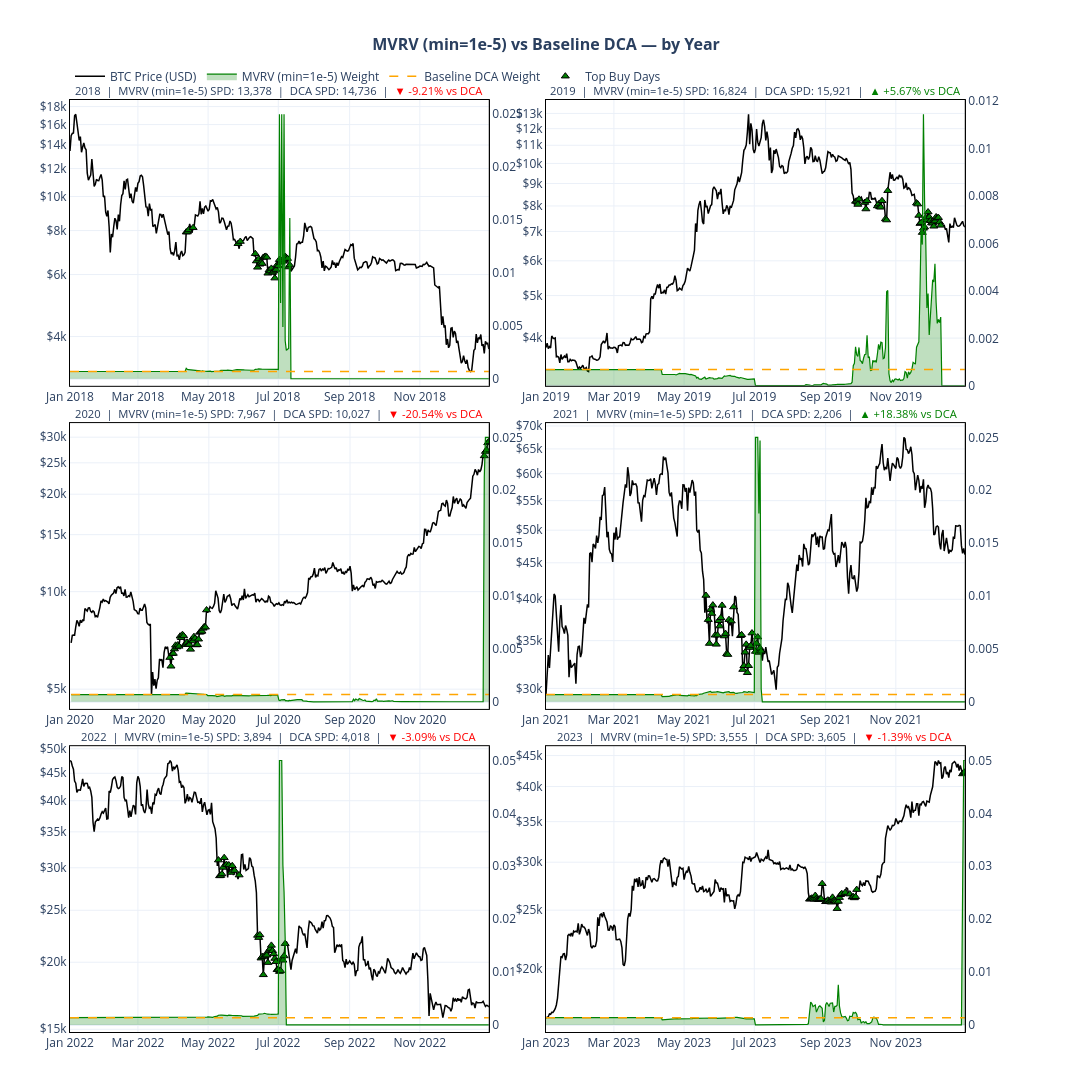

The cell this chart's notebook holds for it:
### Markdown cell above
## 1: MVRV Strategy - Default Min Weight (1e-5)
Year-by-year backtest of `MVRVStrategy` vs uniform DCA using the default minimum daily weight floor of `1e-5`.

### Code cell
cycle_results = {}

# Only iterate cycles that overlap with btc_filtered (2018-2023)
relevant_cycles = [c for c in plots.calendar_cycles if c["end"] >= "2018-01-01"]

for cycle in relevant_cycles:
    result = strategy_utils.process_cycle_year_by_year(
        cycle=cycle,
        btc_data=btc_filtered,
        runner=runner,
        dynamic_strategy=MVRVStrategy(),
        total_budget_usd=1000.0,
        top_buy_quantile=0.90
    )

    cycle_results[cycle["label"]] = result

cols = plots.StrategyColumns(
    weight="dynamic_weight",
    spd="sats_per_dollar_dynamic",
    sats_accum="sats_accum_dynamic",
)

# Combine all 4 cycles into one DataFrame
combined_plot_df = pd.concat(
    [r["plot_df"] for r in cycle_results.values()]
).sort_values("date").reset_index(drop=True)

# per year plots
year_plots = plots.plot_strategy_by_year(combined_plot_df, cols, "MVRV (min=1e-5)")
plt.show()

### Figure 1 — Plotly figure (JSON) as saved in the notebook; plotly's stock layout.template omitted (floating-point values rounded to 4 significant figures; data arrays with more than 128 entries replaced by an {"elided": "..."} marker saying what was removed)
{"data": [{"customdata": {"elided": "365x6 float values"}, "hovertemplate": "<b>Date</b>: %{x|%Y-%m-%d}<br><b>BTC Price</b>: $%{y:,.2f}<br><b>MVRV (min=1e-5) Weight</b>: %{customdata[0]:.8f}<br><b>DCA Weight</b>: %{customdata[1]:.8f}<br><b>MVRV (min=1e-5) sats/$</b>: %{customdata[2]:,.2f}<br><b>DCA sats/$</b>: %{customdata[3]:,.2f}<br><b>MVRV (min=1e-5) sats accumulated</b>: %{customdata[4]:,.2f}<br><b>DCA sats accumulated</b>: %{customdata[5]:,.2f}<extra></extra>", "line": {"color": "black", "width": 1.5}, "mode": "lines", "name": "BTC Price (USD)", "showlegend": true, "type": "scatter", "x": {"elided": "365 str values"}, "xaxis": "x", "y": {"elided": "365 float values"}, "yaxis": "y"}, {"customdata": {"elided": "365x3 float values"}, "fill": "tozeroy", "fillcolor": "rgba(0,128,0,0.25)", "hovertemplate": "<b>Date</b>: %{x|%Y-%m-%d}<br><b>MVRV (min=1e-5) Weight</b>: %{y:.8f}<br><b>BTC Price</b>: $%{customdata[0]:,.2f}<br><b>MVRV (min=1e-5) sats/$</b>: %{customdata[1]:,.2f}<br><b>MVRV (min=1e-5) sats accumulated</b>: %{customdata[2]:,.2f}<extra></extra>", "line": {"color": "green", "width": 1.2}, "mode": "lines", "name": "MVRV (min=1e-5) Weight", "showlegend": true, "type": "scatter", "x": {"elided": "365 str values"}, "xaxis": "x", "y": {"elided": "365 float values"}, "yaxis": "y2"}, {"customdata": {"elided": "365x3 float values"}, "hovertemplate": "<b>Date</b>: %{x|%Y-%m-%d}<br><b>DCA Weight</b>: %{y:.8f}<br><b>BTC Price</b>: $%{customdata[0]:,.2f}<br><b>DCA sats/$</b>: %{customdata[1]:,.2f}<br><b>DCA sats accumulated</b>: %{customdata[2]:,.2f}<extra></extra>", "line": {"color": "orange", "dash": "dash", "width": 1.5}, "mode": "lines", "name": "Baseline DCA Weight", "showlegend": true, "type": "scatter", "x": {"elided": "365 str values"}, "xaxis": "x", "y": {"elided": "365 float values"}, "yaxis": "y2"}, {"customdata": [[0.0009837], [0.000877], [0.0008725], [0.0008624], [0.0008656], [0.0008831], [0.0008916], [0.0008761], [0.0009072], [0.0009326], [0.0008914], [0.0009126], [0.0009013], [0.0009034], [0.0008726], [0.0008673], [0.0008628], [0.0008641], [0.0009335], [0.0009163], [0.0009175], [0.0009029], [0.0009182], [0.0009091], [0.0009364], [0.0008961], [0.0008725], [0.025], [0.007164], [0.025], [0.004904], [0.025], [0.003596], [0.002681], [0.002791], [0.002865], [0.01521]], "hovertemplate": "<b>Top Buy Date</b>: %{x|%Y-%m-%d}<br><b>BTC Price</b>: $%{y:,.2f}<br><b>MVRV (min=1e-5) Weight</b>: %{customdata[0]:.8f}<extra></extra>", "marker": {"color": "green", "line": {"color": "black", "width": 1}, "size": 7, "symbol": "triangle-up"}, "mode": "markers", "name": "Top Buy Days", "showlegend": true, "type": "scatter", "x": ["2018-04-12T00:00:00.000000", "2018-04-13T00:00:00.000000", "2018-04-14T00:00:00.000000", "2018-04-18T00:00:00.000000", "2018-05-27T00:00:00.000000", "2018-05-29T00:00:00.000000", "2018-06-11T00:00:00.000000", "2018-06-12T00:00:00.000000", "2018-06-13T00:00:00.000000", "2018-06-14T00:00:00.000000", "2018-06-15T00:00:00.000000", "2018-06-16T00:00:00.000000", "2018-06-17T00:00:00.000000", "2018-06-18T00:00:00.000000", "2018-06-19T00:00:00.000000", "2018-06-20T00:00:00.000000", "2018-06-21T00:00:00.000000", "2018-06-22T00:00:00.000000", "2018-06-23T00:00:00.000000", "2018-06-24T00:00:00.000000", "2018-06-25T00:00:00.000000", "2018-06-26T00:00:00.000000", "2018-06-27T00:00:00.000000", "2018-06-28T00:00:00.000000", "2018-06-29T00:00:00.000000", "2018-06-30T00:00:00.000000", "2018-07-01T00:00:00.000000", "2018-07-02T00:00:00.000000", "2018-07-03T00:00:00.000000", "2018-07-04T00:00:00.000000", "2018-07-05T00:00:00.000000", "2018-07-06T00:00:00.000000", "2018-07-07T00:00:00.000000", "2018-07-08T00:00:00.000000", "2018-07-09T00:00:00.000000", "2018-07-10T00:00:00.000000", "2018-07-11T00:00:00.000000"], "xaxis": "x", "y": [7920.0, 7925.0, 8031.0, 8151.0, 7342.0, 7448.0, 6876.0, 6555.0, 6291.0, 6644.0, 6418.0, 6494.0, 6447.0, 6710.0, 6736.0, 6756.0, 6720.0, 6052.0, 6178.0, 6140.0, 6246.0, 6080.0, 6135.0, 5862.0, 6200.0, 6394.0, 6349.0, 6615.0, 6498.0, 6577.0, 6542.0, 6601.0, 6753.0, 6702.0, 6661.0, 6303.0, 6387.0], "yaxis": "y"}, {"customdata": {"elided": "365x6 float values"}, "hovertemplate": "<b>Date</b>: %{x|%Y-%m-%d}<br><b>BTC Price</b>: $%{y:,.2f}<br><b>MVRV (min=1e-5) Weight</b>: %{customdata[0]:.8f}<br><b>DCA Weight</b>: %{customdata[1]:.8f}<br><b>MVRV (min=1e-5) sats/$</b>: %{customdata[2]:,.2f}<br><b>DCA sats/$</b>: %{customdata[3]:,.2f}<br><b>MVRV (min=1e-5) sats accumulated</b>: %{customdata[4]:,.2f}<br><b>DCA sats accumulated</b>: %{customdata[5]:,.2f}<extra></extra>", "line": {"color": "black", "width": 1.5}, "mode": "lines", "name": "BTC Price (USD)", "showlegend": false, "type": "scatter", "x": {"elided": "365 str values"}, "xaxis": "x2", "y": {"elided": "365 float values"}, "yaxis": "y3"}, {"customdata": {"elided": "365x3 float values"}, "fill": "tozeroy", "fillcolor": "rgba(0,128,0,0.25)", "hovertemplate": "<b>Date</b>: %{x|%Y-%m-%d}<br><b>MVRV (min=1e-5) Weight</b>: %{y:.8f}<br><b>BTC Price</b>: $%{customdata[0]:,.2f}<br><b>MVRV (min=1e-5) sats/$</b>: %{customdata[1]:,.2f}<br><b>MVRV (min=1e-5) sats accumulated</b>: %{customdata[2]:,.2f}<extra></extra>", "line": {"color": "green", "width": 1.2}, "mode": "lines", "name": "MVRV (min=1e-5) Weight", "showlegend": false, "type": "scatter", "x": {"elided": "365 str values"}, "xaxis": "x2", "y": {"elided": "365 float values"}, "yaxis": "y4"}, {"customdata": {"elided": "365x3 float values"}, "hovertemplate": "<b>Date</b>: %{x|%Y-%m-%d}<br><b>DCA Weight</b>: %{y:.8f}<br><b>BTC Price</b>: $%{customdata[0]:,.2f}<br><b>DCA sats/$</b>: %{customdata[1]:,.2f}<br><b>DCA sats accumulated</b>: %{customdata[2]:,.2f}<extra></extra>", "line": {"color": "orange", "dash": "dash", "width": 1.5}, "mode": "lines", "name": "Baseline DCA Weight", "showlegend": false, "type": "scatter", "x": {"elided": "365 str values"}, "xaxis": "x2", "y": {"elided": "365 float values"}, "yaxis": "y4"}, {"customdata": [[0.001641], [0.001303], [0.001238], [0.001617], [0.001319], [0.001329], [0.00213], [0.001346], [0.00175], [0.001524], [0.001844], [0.00182], [0.001615], [0.00396], [0.004016], [0.001627], [0.001754], [0.001856], [0.004024], [0.006645], [0.00595], [0.01144], [0.007764], [0.006139], [0.00328], [0.003883], [0.002142], [0.00302], [0.003864], [0.004464], [0.004377], [0.005142], [0.003524], [0.002629], [0.002794], [0.002667], [0.002897]], "hovertemplate": "<b>Top Buy Date</b>: %{x|%Y-%m-%d}<br><b>BTC Price</b>: $%{y:,.2f}<br><b>MVRV (min=1e-5) Weight</b>: %{customdata[0]:.8f}<extra></extra>", "marker": {"color": "green", "line": {"color": "black", "width": 1}, "size": 7, "symbol": "triangle-up"}, "mode": "markers", "name": "Top Buy Days", "showlegend": false, "type": "scatter", "x": ["2019-09-27T00:00:00.000000", "2019-09-28T00:00:00.000000", "2019-09-29T00:00:00.000000", "2019-09-30T00:00:00.000000", "2019-10-05T00:00:00.000000", "2019-10-06T00:00:00.000000", "2019-10-07T00:00:00.000000", "2019-10-16T00:00:00.000000", "2019-10-17T00:00:00.000000", "2019-10-18T00:00:00.000000", "2019-10-19T00:00:00.000000", "2019-10-20T00:00:00.000000", "2019-10-23T00:00:00.000000", "2019-10-24T00:00:00.000000", "2019-10-25T00:00:00.000000", "2019-11-19T00:00:00.000000", "2019-11-20T00:00:00.000000", "2019-11-21T00:00:00.000000", "2019-11-22T00:00:00.000000", "2019-11-23T00:00:00.000000", "2019-11-24T00:00:00.000000", "2019-11-25T00:00:00.000000", "2019-11-26T00:00:00.000000", "2019-11-27T00:00:00.000000", "2019-11-28T00:00:00.000000", "2019-11-29T00:00:00.000000", "2019-11-30T00:00:00.000000", "2019-12-01T00:00:00.000000", "2019-12-02T00:00:00.000000", "2019-12-03T00:00:00.000000", "2019-12-04T00:00:00.000000", "2019-12-05T00:00:00.000000", "2019-12-06T00:00:00.000000", "2019-12-07T00:00:00.000000", "2019-12-08T00:00:00.000000", "2019-12-09T00:00:00.000000", "2019-12-10T00:00:00.000000"], "xaxis": "x2", "y": [8195.0, 8203.0, 8063.0, 8287.0, 8147.0, 7874.0, 8219.0, 8000.0, 8082.0, 7959.0, 7949.0, 8222.0, 7475.0, 7431.0, 8668.0, 8124.0, 8079.0, 7611.0, 7294.0, 7329.0, 6959.0, 7115.0, 7162.0, 7524.0, 7439.0, 7751.0, 7548.0, 7403.0, 7317.0, 7308.0, 7192.0, 7388.0, 7551.0, 7507.0, 7524.0, 7349.0, 7227.0], "yaxis": "y3"}, {"customdata": {"elided": "365x6 float values"}, "hovertemplate": "<b>Date</b>: %{x|%Y-%m-%d}<br><b>BTC Price</b>: $%{y:,.2f}<br><b>MVRV (min=1e-5) Weight</b>: %{customdata[0]:.8f}<br><b>DCA Weight</b>: %{customdata[1]:.8f}<br><b>MVRV (min=1e-5) sats/$</b>: %{customdata[2]:,.2f}<br><b>DCA sats/$</b>: %{customdata[3]:,.2f}<br><b>MVRV (min=1e-5) sats accumulated</b>: %{customdata[4]:,.2f}<br><b>DCA sats accumulated</b>: %{customdata[5]:,.2f}<extra></extra>", "line": {"color": "black", "width": 1.5}, "mode": "lines", "name": "BTC Price (USD)", "showlegend": false, "type": "scatter", "x": {"elided": "365 str values"}, "xaxis": "x3", "y": {"elided": "365 float values"}, "yaxis": "y5"}, {"customdata": {"elided": "365x3 float values"}, "fill": "tozeroy", "fillcolor": "rgba(0,128,0,0.25)", "hovertemplate": "<b>Date</b>: %{x|%Y-%m-%d}<br><b>MVRV (min=1e-5) Weight</b>: %{y:.8f}<br><b>BTC Price</b>: $%{customdata[0]:,.2f}<br><b>MVRV (min=1e-5) sats/$</b>: %{customdata[1]:,.2f}<br><b>MVRV (min=1e-5) sats accumulated</b>: %{customdata[2]:,.2f}<extra></extra>", "line": {"color": "green", "width": 1.2}, "mode": "lines", "name": "MVRV (min=1e-5) Weight", "showlegend": false, "type": "scatter", "x": {"elided": "365 str values"}, "xaxis": "x3", "y": {"elided": "365 float values"}, "yaxis": "y6"}, {"customdata": {"elided": "365x3 float values"}, "hovertemplate": "<b>Date</b>: %{x|%Y-%m-%d}<br><b>DCA Weight</b>: %{y:.8f}<br><b>BTC Price</b>: $%{customdata[0]:,.2f}<br><b>DCA sats/$</b>: %{customdata[1]:,.2f}<br><b>DCA sats accumulated</b>: %{customdata[2]:,.2f}<extra></extra>", "line": {"color": "orange", "dash": "dash", "width": 1.5}, "mode": "lines", "name": "Baseline DCA Weight", "showlegend": false, "type": "scatter", "x": {"elided": "365 str values"}, "xaxis": "x3", "y": {"elided": "365 float values"}, "yaxis": "y6"}, {"customdata": [[0.0006849], [0.0006849], [0.0006849], [0.0006849], [0.0006849], [0.0006849], [0.0006849], [0.0006849], [0.0006849], [0.0006849], [0.0006849], [0.0006849], [0.0006849], [0.0006849], [0.0008258], [0.0008207], [0.0008073], [0.0008174], [0.0008145], [0.0008392], [0.0007807], [0.0007874], [0.0007601], [0.0007682], [0.0008042], [0.0008006], [0.000767], [0.0007262], [0.0007228], [0.0007188], [0.0007007], [0.0006918], [0.0006937], [0.02125], [0.025], [0.025], [0.025], [0.025]], "hovertemplate": "<b>Top Buy Date</b>: %{x|%Y-%m-%d}<br><b>BTC Price</b>: $%{y:,.2f}<br><b>MVRV (min=1e-5) Weight</b>: %{customdata[0]:.8f}<extra></extra>", "marker": {"color": "green", "line": {"color": "black", "width": 1}, "size": 7, "symbol": "triangle-up"}, "mode": "markers", "name": "Top Buy Days", "showlegend": false, "type": "scatter", "x": ["2020-03-28T00:00:00.000000", "2020-03-29T00:00:00.000000", "2020-03-30T00:00:00.000000", "2020-03-31T00:00:00.000000", "2020-04-01T00:00:00.000000", "2020-04-02T00:00:00.000000", "2020-04-03T00:00:00.000000", "2020-04-04T00:00:00.000000", "2020-04-05T00:00:00.000000", "2020-04-06T00:00:00.000000", "2020-04-07T00:00:00.000000", "2020-04-08T00:00:00.000000", "2020-04-09T00:00:00.000000", "2020-04-10T00:00:00.000000", "2020-04-11T00:00:00.000000", "2020-04-12T00:00:00.000000", "2020-04-13T00:00:00.000000", "2020-04-14T00:00:00.000000", "2020-04-15T00:00:00.000000", "2020-04-16T00:00:00.000000", "2020-04-17T00:00:00.000000", "2020-04-18T00:00:00.000000", "2020-04-19T00:00:00.000000", "2020-04-20T00:00:00.000000", "2020-04-21T00:00:00.000000", "2020-04-22T00:00:00.000000", "2020-04-23T00:00:00.000000", "2020-04-24T00:00:00.000000", "2020-04-25T00:00:00.000000", "2020-04-26T00:00:00.000000", "2020-04-27T00:00:00.000000", "2020-04-28T00:00:00.000000", "2020-04-29T00:00:00.000000", "2020-12-27T00:00:00.000000", "2020-12-28T00:00:00.000000", "2020-12-29T00:00:00.000000", "2020-12-30T00:00:00.000000", "2020-12-31T00:00:00.000000"], "xaxis": "x3", "y": [6259.0, 5885.0, 6432.0, 6445.0, 6652.0, 6830.0, 6745.0, 6846.0, 6778.0, 7286.0, 7207.0, 7366.0, 7304.0, 6863.0, 6882.0, 6974.0, 6865.0, 6867.0, 6635.0, 7113.0, 7037.0, 7262.0, 7176.0, 6846.0, 6857.0, 7133.0, 7489.0, 7512.0, 7543.0, 7706.0, 7788.0, 7767.0, 8779.0, 26250.0, 27090.0, 27380.0, 28810.0, 29040.0], "yaxis": "y5"}, {"customdata": {"elided": "365x6 float values"}, "hovertemplate": "<b>Date</b>: %{x|%Y-%m-%d}<br><b>BTC Price</b>: $%{y:,.2f}<br><b>MVRV (min=1e-5) Weight</b>: %{customdata[0]:.8f}<br><b>DCA Weight</b>: %{customdata[1]:.8f}<br><b>MVRV (min=1e-5) sats/$</b>: %{customdata[2]:,.2f}<br><b>DCA sats/$</b>: %{customdata[3]:,.2f}<br><b>MVRV (min=1e-5) sats accumulated</b>: %{customdata[4]:,.2f}<br><b>DCA sats accumulated</b>: %{customdata[5]:,.2f}<extra></extra>", "line": {"color": "black", "width": 1.5}, "mode": "lines", "name": "BTC Price (USD)", "showlegend": false, "type": "scatter", "x": {"elided": "365 str values"}, "xaxis": "x4", "y": {"elided": "365 float values"}, "yaxis": "y7"}, {"customdata": {"elided": "365x3 float values"}, "fill": "tozeroy", "fillcolor": "rgba(0,128,0,0.25)", "hovertemplate": "<b>Date</b>: %{x|%Y-%m-%d}<br><b>MVRV (min=1e-5) Weight</b>: %{y:.8f}<br><b>BTC Price</b>: $%{customdata[0]:,.2f}<br><b>MVRV (min=1e-5) sats/$</b>: %{customdata[1]:,.2f}<br><b>MVRV (min=1e-5) sats accumulated</b>: %{customdata[2]:,.2f}<extra></extra>", "line": {"color": "green", "width": 1.2}, "mode": "lines", "name": "MVRV (min=1e-5) Weight", "showlegend": false, "type": "scatter", "x": {"elided": "365 str values"}, "xaxis": "x4", "y": {"elided": "365 float values"}, "yaxis": "y8"}, {"customdata": {"elided": "365x3 float values"}, "hovertemplate": "<b>Date</b>: %{x|%Y-%m-%d}<br><b>DCA Weight</b>: %{y:.8f}<br><b>BTC Price</b>: $%{customdata[0]:,.2f}<br><b>DCA sats/$</b>: %{customdata[1]:,.2f}<br><b>DCA sats accumulated</b>: %{customdata[2]:,.2f}<extra></extra>", "line": {"color": "orange", "dash": "dash", "width": 1.5}, "mode": "lines", "name": "Baseline DCA Weight", "showlegend": false, "type": "scatter", "x": {"elided": "365 str values"}, "xaxis": "x4", "y": {"elided": "365 float values"}, "yaxis": "y8"}, {"customdata": [[0.0009206], [0.0009424], [0.0009288], [0.0009866], [0.0008946], [0.0009017], [0.0008862], [0.000949], [0.0009681], [0.0009408], [0.0009005], [0.0009111], [0.0008868], [0.0008992], [0.000925], [0.0009156], [0.0009627], [0.0009605], [0.0008816], [0.0009036], [0.0008925], [0.0008881], [0.0008833], [0.0009646], [0.0009522], [0.0009165], [0.0008945], [0.0009594], [0.0009396], [0.0008931], [0.0008856], [0.025], [0.025], [0.025], [0.01779], [0.02471], [0.001215]], "hovertemplate": "<b>Top Buy Date</b>: %{x|%Y-%m-%d}<br><b>BTC Price</b>: $%{y:,.2f}<br><b>MVRV (min=1e-5) Weight</b>: %{customdata[0]:.8f}<extra></extra>", "marker": {"color": "green", "line": {"color": "black", "width": 1}, "size": 7, "symbol": "triangle-up"}, "mode": "markers", "name": "Top Buy Days", "showlegend": false, "type": "scatter", "x": ["2021-05-20T00:00:00.000000", "2021-05-22T00:00:00.000000", "2021-05-23T00:00:00.000000", "2021-05-24T00:00:00.000000", "2021-05-25T00:00:00.000000", "2021-05-26T00:00:00.000000", "2021-05-28T00:00:00.000000", "2021-05-29T00:00:00.000000", "2021-05-30T00:00:00.000000", "2021-05-31T00:00:00.000000", "2021-06-01T00:00:00.000000", "2021-06-02T00:00:00.000000", "2021-06-03T00:00:00.000000", "2021-06-05T00:00:00.000000", "2021-06-06T00:00:00.000000", "2021-06-07T00:00:00.000000", "2021-06-08T00:00:00.000000", "2021-06-09T00:00:00.000000", "2021-06-11T00:00:00.000000", "2021-06-13T00:00:00.000000", "2021-06-19T00:00:00.000000", "2021-06-20T00:00:00.000000", "2021-06-21T00:00:00.000000", "2021-06-22T00:00:00.000000", "2021-06-23T00:00:00.000000", "2021-06-24T00:00:00.000000", "2021-06-25T00:00:00.000000", "2021-06-26T00:00:00.000000", "2021-06-27T00:00:00.000000", "2021-06-28T00:00:00.000000", "2021-06-29T00:00:00.000000", "2021-07-02T00:00:00.000000", "2021-07-03T00:00:00.000000", "2021-07-04T00:00:00.000000", "2021-07-05T00:00:00.000000", "2021-07-06T00:00:00.000000", "2021-07-07T00:00:00.000000"], "xaxis": "x4", "y": [40500.0, 37460.0, 34680.0, 38680.0, 38200.0, 39260.0, 35610.0, 34590.0, 35630.0, 37320.0, 36680.0, 37680.0, 39210.0, 35530.0, 35800.0, 33540.0, 33460.0, 37450.0, 37280.0, 39020.0, 35560.0, 35660.0, 31880.0, 32270.0, 33710.0, 34580.0, 31560.0, 32280.0, 34220.0, 34450.0, 35870.0, 33790.0, 34680.0, 35410.0, 33690.0, 34150.0, 33830.0], "yaxis": "y7"}, {"customdata": {"elided": "365x6 float values"}, "hovertemplate": "<b>Date</b>: %{x|%Y-%m-%d}<br><b>BTC Price</b>: $%{y:,.2f}<br><b>MVRV (min=1e-5) Weight</b>: %{customdata[0]:.8f}<br><b>DCA Weight</b>: %{customdata[1]:.8f}<br><b>MVRV (min=1e-5) sats/$</b>: %{customdata[2]:,.2f}<br><b>DCA sats/$</b>: %{customdata[3]:,.2f}<br><b>MVRV (min=1e-5) sats accumulated</b>: %{customdata[4]:,.2f}<br><b>DCA sats accumulated</b>: %{customdata[5]:,.2f}<extra></extra>", "line": {"color": "black", "width": 1.5}, "mode": "lines", "name": "BTC Price (USD)", "showlegend": false, "type": "scatter", "x": {"elided": "365 str values"}, "xaxis": "x5", "y": {"elided": "365 float values"}, "yaxis": "y9"}, {"customdata": {"elided": "365x3 float values"}, "fill": "tozeroy", "fillcolor": "rgba(0,128,0,0.25)", "hovertemplate": "<b>Date</b>: %{x|%Y-%m-%d}<br><b>MVRV (min=1e-5) Weight</b>: %{y:.8f}<br><b>BTC Price</b>: $%{customdata[0]:,.2f}<br><b>MVRV (min=1e-5) sats/$</b>: %{customdata[1]:,.2f}<br><b>MVRV (min=1e-5) sats accumulated</b>: %{customdata[2]:,.2f}<extra></extra>", "line": {"color": "green", "width": 1.2}, "mode": "lines", "name": "MVRV (min=1e-5) Weight", "showlegend": false, "type": "scatter", "x": {"elided": "365 str values"}, "xaxis": "x5", "y": {"elided": "365 float values"}, "yaxis": "y10"}, {"customdata": {"elided": "365x3 float values"}, "hovertemplate": "<b>Date</b>: %{x|%Y-%m-%d}<br><b>DCA Weight</b>: %{y:.8f}<br><b>BTC Price</b>: $%{customdata[0]:,.2f}<br><b>DCA sats/$</b>: %{customdata[1]:,.2f}<br><b>DCA sats accumulated</b>: %{customdata[2]:,.2f}<extra></extra>", "line": {"color": "orange", "dash": "dash", "width": 1.5}, "mode": "lines", "name": "Baseline DCA Weight", "showlegend": false, "type": "scatter", "x": {"elided": "365 str values"}, "xaxis": "x5", "y": {"elided": "365 float values"}, "yaxis": "y10"}, {"customdata": [[0.001836], [0.00179], [0.001885], [0.001875], [0.001856], [0.001807], [0.001803], [0.001844], [0.001809], [0.001791], [0.001796], [0.001796], [0.001802], [0.002039], [0.002042], [0.002018], [0.002134], [0.002115], [0.002203], [0.002091], [0.002074], [0.002066], [0.002097], [0.002021], [0.002005], [0.00198], [0.002], [0.002008], [0.002023], [0.002031], [0.002066], [0.05], [0.05], [0.05], [0.03025], [0.02522], [0.01623]], "hovertemplate": "<b>Top Buy Date</b>: %{x|%Y-%m-%d}<br><b>BTC Price</b>: $%{y:,.2f}<br><b>MVRV (min=1e-5) Weight</b>: %{customdata[0]:.8f}<extra></extra>", "marker": {"color": "green", "line": {"color": "black", "width": 1}, "size": 7, "symbol": "triangle-up"}, "mode": "markers", "name": "Top Buy Days", "showlegend": false, "type": "scatter", "x": ["2022-05-10T00:00:00.000000", "2022-05-11T00:00:00.000000", "2022-05-12T00:00:00.000000", "2022-05-13T00:00:00.000000", "2022-05-14T00:00:00.000000", "2022-05-15T00:00:00.000000", "2022-05-17T00:00:00.000000", "2022-05-19T00:00:00.000000", "2022-05-21T00:00:00.000000", "2022-05-22T00:00:00.000000", "2022-05-24T00:00:00.000000", "2022-05-28T00:00:00.000000", "2022-06-13T00:00:00.000000", "2022-06-14T00:00:00.000000", "2022-06-15T00:00:00.000000", "2022-06-16T00:00:00.000000", "2022-06-17T00:00:00.000000", "2022-06-18T00:00:00.000000", "2022-06-19T00:00:00.000000", "2022-06-20T00:00:00.000000", "2022-06-21T00:00:00.000000", "2022-06-22T00:00:00.000000", "2022-06-23T00:00:00.000000", "2022-06-24T00:00:00.000000", "2022-06-25T00:00:00.000000", "2022-06-26T00:00:00.000000", "2022-06-27T00:00:00.000000", "2022-06-28T00:00:00.000000", "2022-06-29T00:00:00.000000", "2022-06-30T00:00:00.000000", "2022-07-01T00:00:00.000000", "2022-07-02T00:00:00.000000", "2022-07-03T00:00:00.000000", "2022-07-04T00:00:00.000000", "2022-07-05T00:00:00.000000", "2022-07-06T00:00:00.000000", "2022-07-07T00:00:00.000000"], "xaxis": "x5", "y": [31010.0, 28970.0, 29010.0, 29210.0, 30040.0, 31320.0, 30410.0, 30360.0, 29400.0, 30260.0, 29650.0, 29070.0, 22440.0, 22230.0, 22490.0, 20360.0, 20490.0, 18950.0, 20530.0, 20640.0, 20620.0, 19970.0, 21070.0, 21210.0, 21500.0, 21010.0, 20730.0, 20330.0, 20050.0, 19370.0, 19390.0, 19210.0, 19290.0, 20250.0, 20170.0, 20550.0, 21660.0], "yaxis": "y9"}, {"customdata": {"elided": "365x6 float values"}, "hovertemplate": "<b>Date</b>: %{x|%Y-%m-%d}<br><b>BTC Price</b>: $%{y:,.2f}<br><b>MVRV (min=1e-5) Weight</b>: %{customdata[0]:.8f}<br><b>DCA Weight</b>: %{customdata[1]:.8f}<br><b>MVRV (min=1e-5) sats/$</b>: %{customdata[2]:,.2f}<br><b>DCA sats/$</b>: %{customdata[3]:,.2f}<br><b>MVRV (min=1e-5) sats accumulated</b>: %{customdata[4]:,.2f}<br><b>DCA sats accumulated</b>: %{customdata[5]:,.2f}<extra></extra>", "line": {"color": "black", "width": 1.5}, "mode": "lines", "name": "BTC Price (USD)", "showlegend": false, "type": "scatter", "x": {"elided": "365 str values"}, "xaxis": "x6", "y": {"elided": "365 float values"}, "yaxis": "y11"}, {"customdata": {"elided": "365x3 float values"}, "fill": "tozeroy", "fillcolor": "rgba(0,128,0,0.25)", "hovertemplate": "<b>Date</b>: %{x|%Y-%m-%d}<br><b>MVRV (min=1e-5) Weight</b>: %{y:.8f}<br><b>BTC Price</b>: $%{customdata[0]:,.2f}<br><b>MVRV (min=1e-5) sats/$</b>: %{customdata[1]:,.2f}<br><b>MVRV (min=1e-5) sats accumulated</b>: %{customdata[2]:,.2f}<extra></extra>", "line": {"color": "green", "width": 1.2}, "mode": "lines", "name": "MVRV (min=1e-5) Weight", "showlegend": false, "type": "scatter", "x": {"elided": "365 str values"}, "xaxis": "x6", "y": {"elided": "365 float values"}, "yaxis": "y12"}, {"customdata": {"elided": "365x3 float values"}, "hovertemplate": "<b>Date</b>: %{x|%Y-%m-%d}<br><b>DCA Weight</b>: %{y:.8f}<br><b>BTC Price</b>: $%{customdata[0]:,.2f}<br><b>DCA sats/$</b>: %{customdata[1]:,.2f}<br><b>DCA sats accumulated</b>: %{customdata[2]:,.2f}<extra></extra>", "line": {"color": "orange", "dash": "dash", "width": 1.5}, "mode": "lines", "name": "Baseline DCA Weight", "showlegend": false, "type": "scatter", "x": {"elided": "365 str values"}, "xaxis": "x6", "y": {"elided": "365 float values"}, "yaxis": "y12"}, {"customdata": [[0.002221], [0.004326], [0.004033], [0.003475], [0.00361], [0.00376], [0.002424], [0.003133], [0.003464], [0.003605], [0.003272], [0.003155], [0.003793], [0.004252], [0.003928], [0.003482], [0.004116], [0.004124], [0.004172], [0.002443], [0.003507], [0.003522], [0.003736], [0.007615], [0.003568], [0.002266], [0.001619], [0.001619], [0.001636], [0.001608], [0.002359], [0.002231], [0.00238], [0.002011], [0.02474], [0.05], [0.05]], "hovertemplate": "<b>Top Buy Date</b>: %{x|%Y-%m-%d}<br><b>BTC Price</b>: $%{y:,.2f}<br><b>MVRV (min=1e-5) Weight</b>: %{customdata[0]:.8f}<extra></extra>", "marker": {"color": "green", "line": {"color": "black", "width": 1}, "size": 7, "symbol": "triangle-up"}, "mode": "markers", "name": "Top Buy Days", "showlegend": false, "type": "scatter", "x": ["2023-08-18T00:00:00.000000", "2023-08-19T00:00:00.000000", "2023-08-20T00:00:00.000000", "2023-08-21T00:00:00.000000", "2023-08-22T00:00:00.000000", "2023-08-23T00:00:00.000000", "2023-08-24T00:00:00.000000", "2023-08-25T00:00:00.000000", "2023-08-26T00:00:00.000000", "2023-08-27T00:00:00.000000", "2023-08-28T00:00:00.000000", "2023-08-29T00:00:00.000000", "2023-09-01T00:00:00.000000", "2023-09-02T00:00:00.000000", "2023-09-03T00:00:00.000000", "2023-09-04T00:00:00.000000", "2023-09-05T00:00:00.000000", "2023-09-06T00:00:00.000000", "2023-09-07T00:00:00.000000", "2023-09-08T00:00:00.000000", "2023-09-09T00:00:00.000000", "2023-09-10T00:00:00.000000", "2023-09-11T00:00:00.000000", "2023-09-12T00:00:00.000000", "2023-09-13T00:00:00.000000", "2023-09-14T00:00:00.000000", "2023-09-15T00:00:00.000000", "2023-09-18T00:00:00.000000", "2023-09-22T00:00:00.000000", "2023-09-24T00:00:00.000000", "2023-09-25T00:00:00.000000", "2023-09-26T00:00:00.000000", "2023-09-27T00:00:00.000000", "2023-09-28T00:00:00.000000", "2023-12-29T00:00:00.000000", "2023-12-30T00:00:00.000000", "2023-12-31T00:00:00.000000"], "xaxis": "x6", "y": [26060.0, 26090.0, 26170.0, 26130.0, 26060.0, 26430.0, 26120.0, 26040.0, 26020.0, 26090.0, 26110.0, 27650.0, 25810.0, 25860.0, 25970.0, 25820.0, 25800.0, 25770.0, 26250.0, 25910.0, 25900.0, 25840.0, 25140.0, 25850.0, 26220.0, 26510.0, 26610.0, 26730.0, 26570.0, 26260.0, 26310.0, 26190.0, 26310.0, 27030.0, 41970.0, 42210.0, 42240.0], "yaxis": "y11"}], "layout": {"annotations": [{"font": {"size": 16}, "showarrow": false, "text": "<sup>2018  |  MVRV (min=1e-5) SPD: 13,378  |  DCA SPD: 14,736  |  <span style='color:red;'>▼ -9.21% vs DCA</span></sup>", "x": 0.22, "xanchor": "center", "xref": "paper", "y": 1, "yanchor": "bottom", "yref": "paper"}, {"font": {"size": 16}, "showarrow": false, "text": "<sup>2019  |  MVRV (min=1e-5) SPD: 16,824  |  DCA SPD: 15,921  |  <span style='color:green;'>▲ +5.67% vs DCA</span></sup>", "x": 0.72, "xanchor": "center", "xref": "paper", "y": 1, "yanchor": "bottom", "yref": "paper"}, {"font": {"size": 16}, "showarrow": false, "text": "<sup>2020  |  MVRV (min=1e-5) SPD: 7,967  |  DCA SPD: 10,027  |  <span style='color:red;'>▼ -20.54% vs DCA</span></sup>", "x": 0.22, "xanchor": "center", "xref": "paper", "y": 0.6533, "yanchor": "bottom", "yref": "paper"}, {"font": {"size": 16}, "showarrow": false, "text": "<sup>2021  |  MVRV (min=1e-5) SPD: 2,611  |  DCA SPD: 2,206  |  <span style='color:green;'>▲ +18.38% vs DCA</span></sup>", "x": 0.72, "xanchor": "center", "xref": "paper", "y": 0.6533, "yanchor": "bottom", "yref": "paper"}, {"font": {"size": 16}, "showarrow": false, "text": "<sup>2022  |  MVRV (min=1e-5) SPD: 3,894  |  DCA SPD: 4,018  |  <span style='color:red;'>▼ -3.09% vs DCA</span></sup>", "x": 0.22, "xanchor": "center", "xref": "paper", "y": 0.3067, "yanchor": "bottom", "yref": "paper"}, {"font": {"size": 16}, "showarrow": false, "text": "<sup>2023  |  MVRV (min=1e-5) SPD: 3,555  |  DCA SPD: 3,605  |  <span style='color:red;'>▼ -1.39% vs DCA</span></sup>", "x": 0.72, "xanchor": "center", "xref": "paper", "y": 0.3067, "yanchor": "bottom", "yref": "paper"}], "height": 1220, "hovermode": "x unified", "legend": {"orientation": "h", "x": 0, "xanchor": "left", "y": 1.01, "yanchor": "bottom"}, "margin": {"b": 60, "l": 70, "r": 70, "t": 100}, "title": {"font": {"size": 16}, "text": "<b>MVRV (min=1e-5) vs Baseline DCA — by Year</b>", "x": 0.5}, "width": 1450, "xaxis": {"anchor": "y", "domain": [0, 0.44], "linecolor": "black", "linewidth": 1, "mirror": true, "range": ["2018-01-01T00:00:00", "2018-12-31T00:00:00"], "showline": true}, "xaxis2": {"anchor": "y3", "domain": [0.5, 0.94], "linecolor": "black", "linewidth": 1, "mirror": true, "range": ["2019-01-01T00:00:00", "2019-12-31T00:00:00"], "showline": true}, "xaxis3": {"anchor": "y5", "domain": [0, 0.44], "linecolor": "black", "linewidth": 1, "mirror": true, "range": ["2020-01-01T00:00:00", "2020-12-31T00:00:00"], "showline": true}, "xaxis4": {"anchor": "y7", "domain": [0.5, 0.94], "linecolor": "black", "linewidth": 1, "mirror": true, "range": ["2021-01-01T00:00:00", "2021-12-31T00:00:00"], "showline": true}, "xaxis5": {"anchor": "y9", "domain": [0, 0.44], "linecolor": "black", "linewidth": 1, "mirror": true, "range": ["2022-01-01T00:00:00", "2022-12-31T00:00:00"], "showline": true}, "xaxis6": {"anchor": "y11", "domain": [0.5, 0.94], "linecolor": "black", "linewidth": 1, "mirror": true, "range": ["2023-01-01T00:00:00", "2023-12-31T00:00:00"], "showline": true}, "yaxis": {"anchor": "x", "domain": [0.6933, 1], "linecolor": "black", "linewidth": 1, "mirror": true, "showgrid": true, "showline": true, "tickprefix": "$", "type": "log"}, "yaxis10": {"anchor": "x5", "linecolor": "black", "linewidth": 1, "mirror": true, "overlaying": "y9", "showgrid": false, "showline": true, "side": "right"}, "yaxis11": {"anchor": "x6", "domain": [0, 0.3067], "linecolor": "black", "linewidth": 1, "mirror": true, "showgrid": true, "showline": true, "tickprefix": "$", "type": "log"}, "yaxis12": {"anchor": "x6", "linecolor": "black", "linewidth": 1, "mirror": true, "overlaying": "y11", "showgrid": false, "showline": true, "side": "right"}, "yaxis2": {"anchor": "x", "linecolor": "black", "linewidth": 1, "mirror": true, "overlaying": "y", "showgrid": false, "showline": true, "side": "right"}, "yaxis3": {"anchor": "x2", "domain": [0.6933, 1], "linecolor": "black", "linewidth": 1, "mirror": true, "showgrid": true, "showline": true, "tickprefix": "$", "type": "log"}, "yaxis4": {"anchor": "x2", "linecolor": "black", "linewidth": 1, "mirror": true, "overlaying": "y3", "showgrid": false, "showline": true, "side": "right"}, "yaxis5": {"anchor": "x3", "domain": [0.3467, 0.6533], "linecolor": "black", "linewidth": 1, "mirror": true, "showgrid": true, "showline": true, "tickprefix": "$", "type": "log"}, "yaxis6": {"anchor": "x3", "linecolor": "black", "linewidth": 1, "mirror": true, "overlaying": "y5", "showgrid": false, "showline": true, "side": "right"}, "yaxis7": {"anchor": "x4", "domain": [0.3467, 0.6533], "linecolor": "black", "linewidth": 1, "mirror": true, "showgrid": true, "showline": true, "tickprefix": "$", "type": "log"}, "yaxis8": {"anchor": "x4", "linecolor": "black", "linewidth": 1, "mirror": true, "overlaying": "y7", "showgrid": false, "showline": true, "side": "right"}, "yaxis9": {"anchor": "x5", "domain": [0, 0.3067], "linecolor": "black", "linewidth": 1, "mirror": true, "showgrid": true, "showline": true, "tickprefix": "$", "type": "log"}}}
